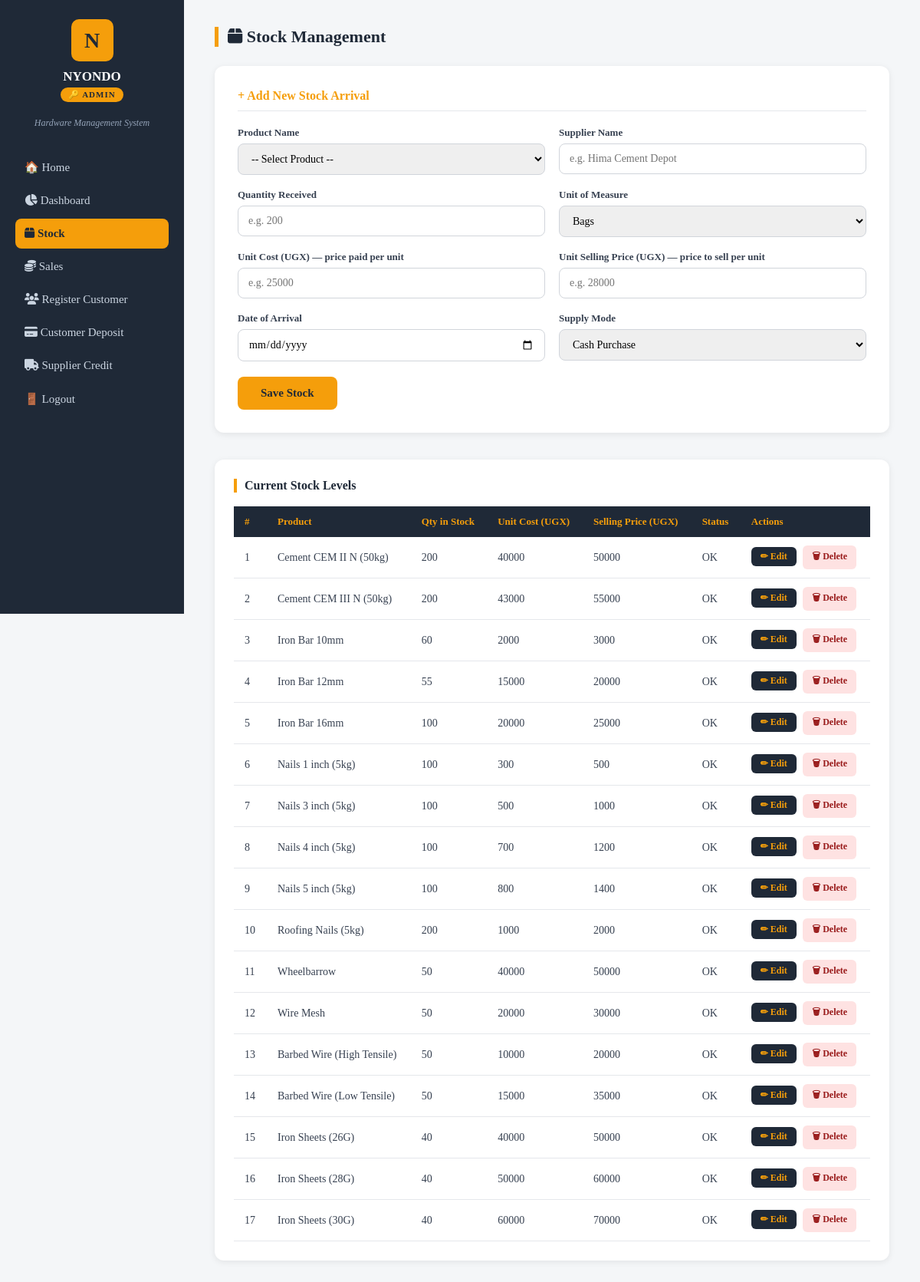
The page /stock/ (signed in) on the database as committed earlier.
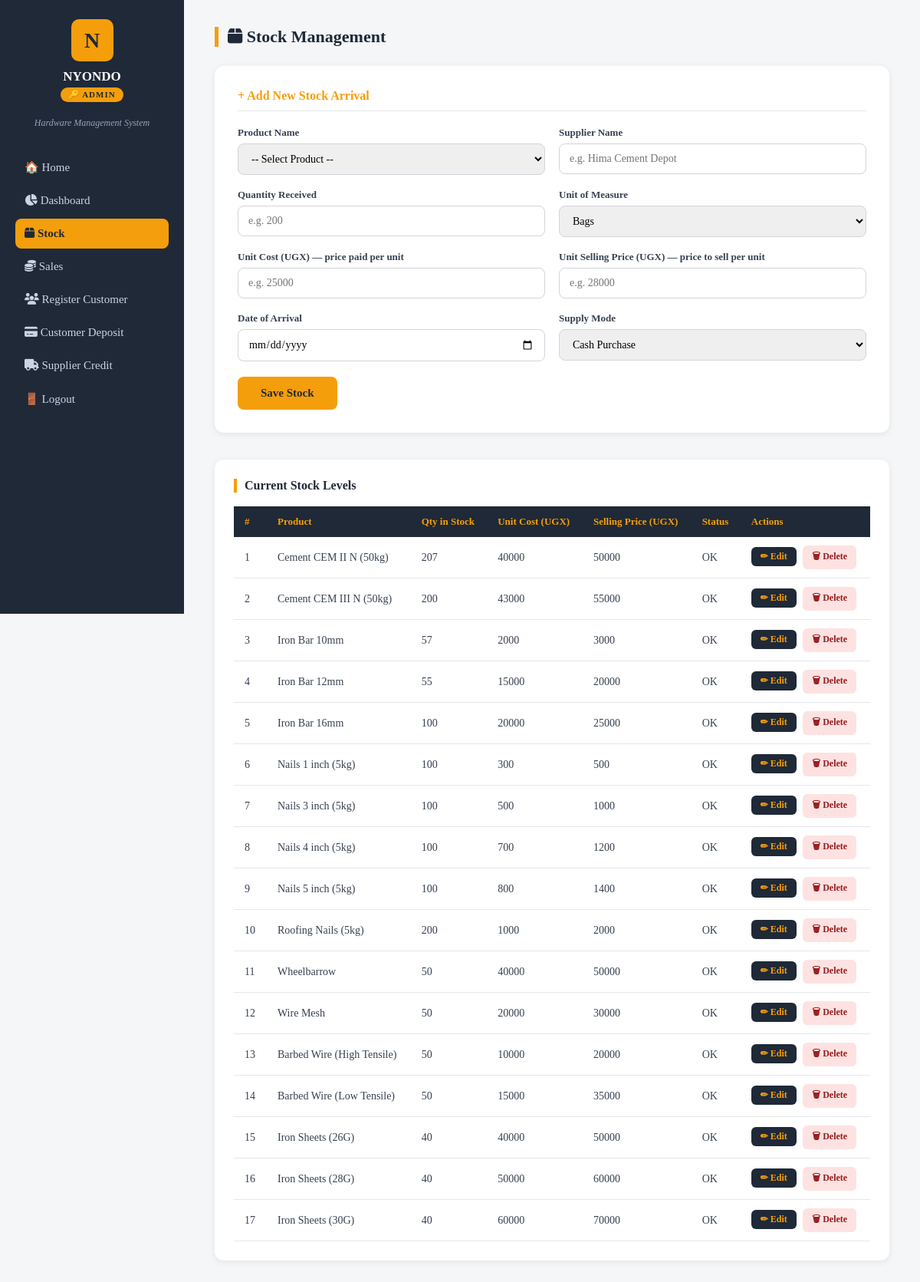
The same page on the database as committed later.
### nyondoapp/models.py (models this page shows, shortened)
class Product(models.Model):
    name = models.CharField(max_length=200)
    unit_cost = models.DecimalField(max_digits=10, decimal_places=2)  # buying price
    unit_price = models.DecimalField(max_digits=10, decimal_places=2)  # selling price
    quantity = models.IntegerField(default=0)  # current stock level

### nyondoapp/views.py (the view, shortened to what this page needs)
# urls.py: path('stock/', views.stock, name='stock'),
@login_required
def stock(request):
    role = get_user_role(request.user)
    if role == 'salesperson':
        messages.error(request, 'You are not authorized to access stock management.')
        return redirect('/dashboard/salesperson/')
    products = Product.objects.all()
    return render(request, 'stock.html', {'products': products})

### nyondoapp/views.py (called while the page is built)
def get_user_role(user):
    groups = user.groups.values_list('name', flat=True)
    if 'admin' in groups:
        return 'admin'
    elif 'salesperson' in groups:
        return 'salesperson'
    elif 'stockmanager' in groups:
        return 'stockmanager'
    return None

### nyondoapp/templates/stock.html (shortened to what the changed rows need)
<!doctype html>
<html lang="en">
  <head>
    <link rel="stylesheet" href="https://cdnjs.cloudflare.com/ajax/libs/font-awesome/6.5.1/css/all.min.css" />
  </head>
  <body>
    <div class="sidebar">
      <h2>NYONDO</h2>
    </div>
    <div class="main">
      <div class="table-section">
        <table>
          <thead>
            <tr>
              <th>#</th>
              <th>Product</th>
              <th>Qty in Stock</th>
              <th>Unit Cost (UGX)</th>
              <th>Selling Price (UGX)</th>
              <th>Status</th>
              {% if request.user.groups.all.0.name != 'salesperson' %}
              <th>Actions</th>
              {% endif %}
            </tr>
          </thead>
          <tbody>
            {% for product in products %}
            <tr>
              <td>{{ forloop.counter }}</td>
              <td>{{ product.name }}</td>
              <td>{{ product.quantity }}</td>
              <td>{{ product.unit_cost|floatformat:0 }}</td>
              <td>{{ product.unit_price|floatformat:0 }}</td>
              <td>
                {% if product.quantity < 10 %}
                <span class="low">⚠ Low</span>
                {% else %} OK {% endif %}
              </td>
              {% if request.user.groups.all.0.name != 'salesperson' %}
              <td>
                <a href="/stock/edit/{{ product.id }}/" class="btn-edit"
                  >✏ Edit</a
                >
                <a
                  href="/stock/delete/{{ product.id }}/"
                  class="btn-delete"
                  onclick="return confirm('Are you sure you want to delete {{ product.name }}?')"
                >
                  🗑 Delete
                </a>
              </td>
              {% endif %}
            </tr>
            {% endfor %}
          </tbody>
        </table>
      </div>
    </div>
  </body>
</html>

Rows that differ between the two databases and show on the page:
changed Product "Cement CEM II N (50kg)": quantity "200" → "207"
changed Product "Iron Bar 10mm": quantity "60" → "57"
